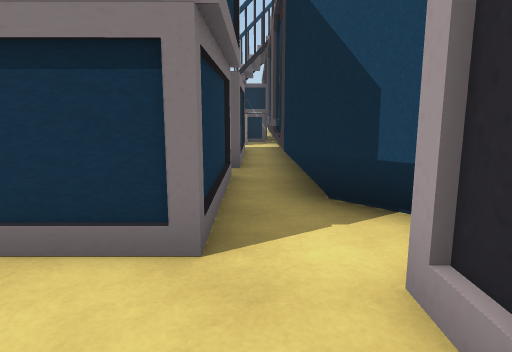
View 1 (above)

24 first-person views from a walk through a 3-D level made in the Unity game engine. The camera is 1.2 m above the floor, tilts 10° down and sees 70° across. Doors are open. The floor is counted in squares, 1 m on a side. Each view is taken from the middle of a square. On the plan, view 1 faces up. The plan holds only what a view shows up to about 15 squares ahead; the rest is blank. The place goes on beyond the plan. The player is left out.

View 2
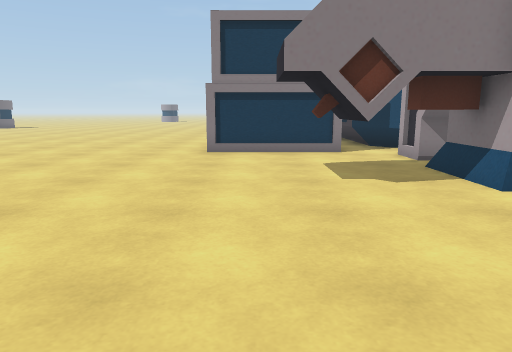

View 3
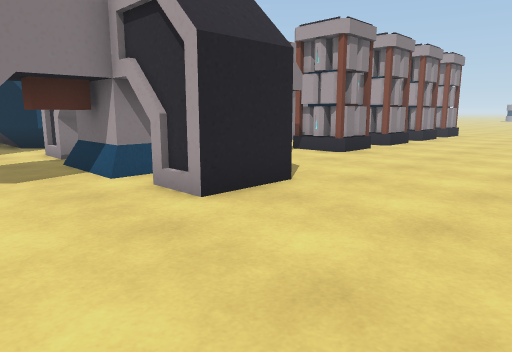

View 4
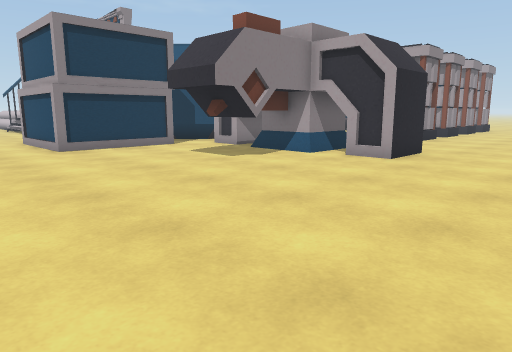

View 5
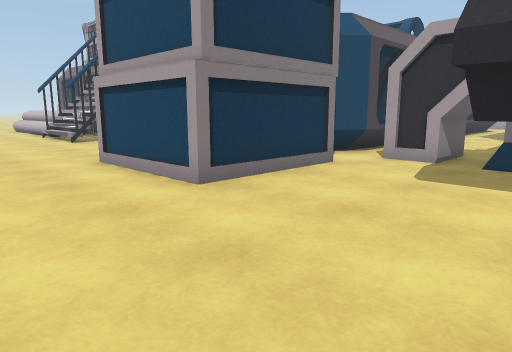

View 6
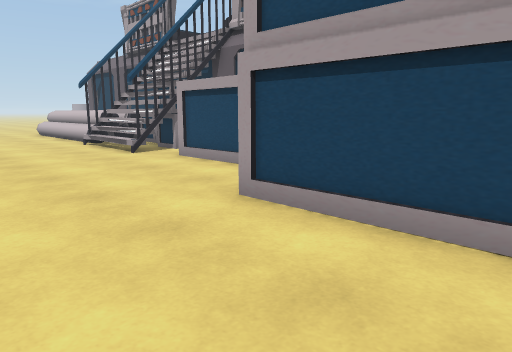

View 7
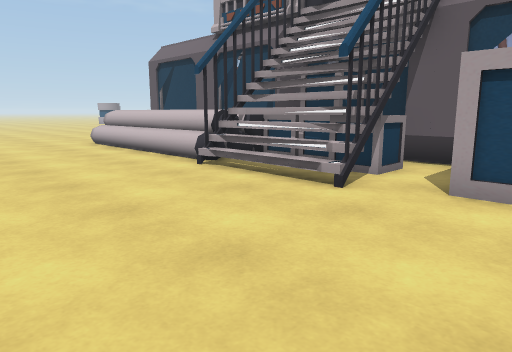

View 8
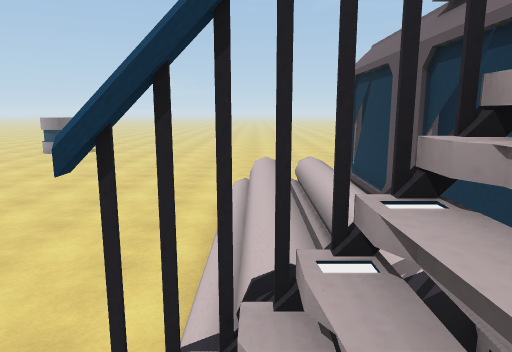

View 9
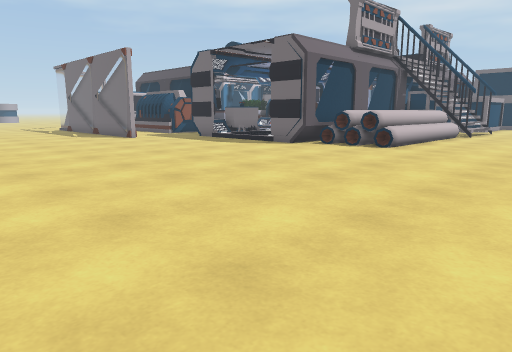

View 10
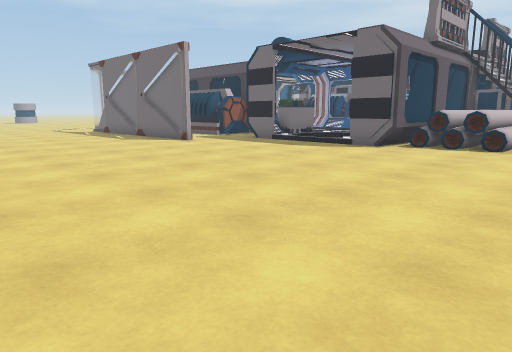

View 11
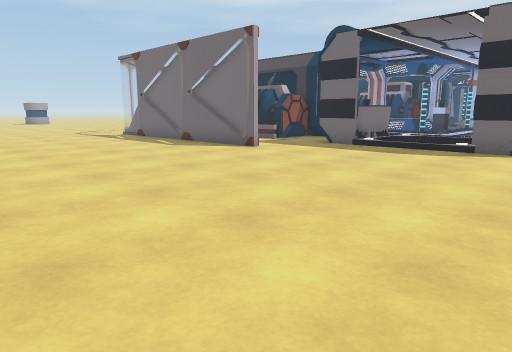

View 12
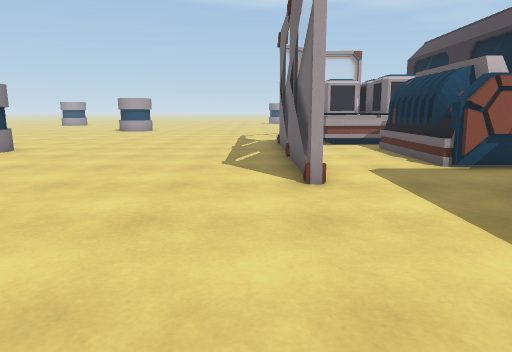

View 13
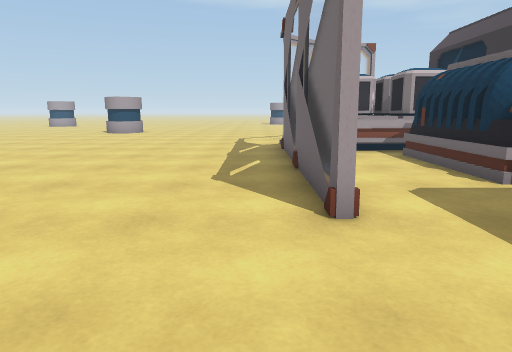

View 14
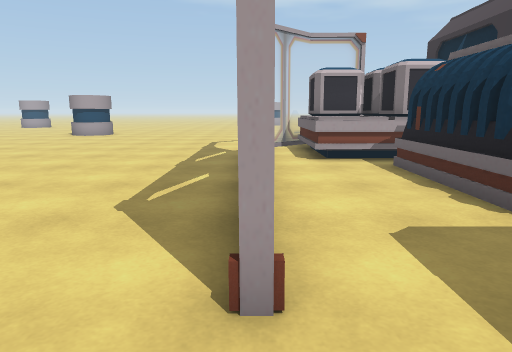

View 15
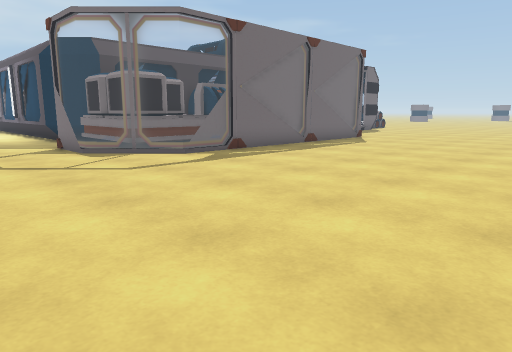

View 16
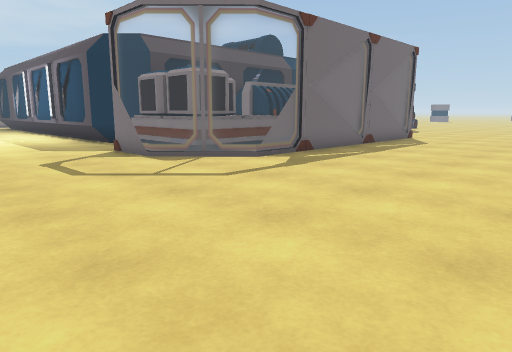

View 17
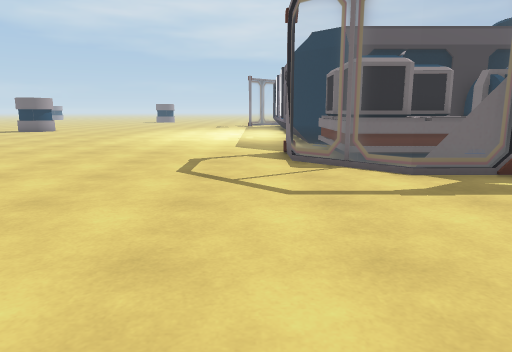

View 18
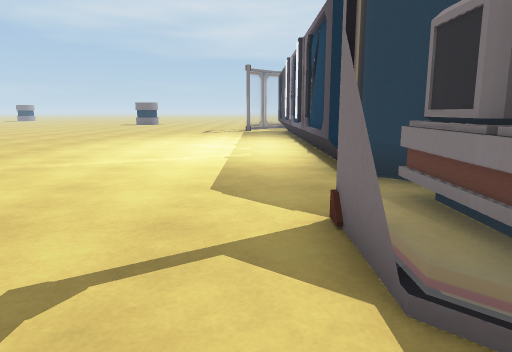

View 19
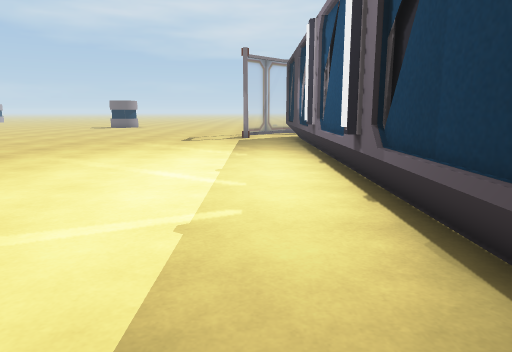

View 20
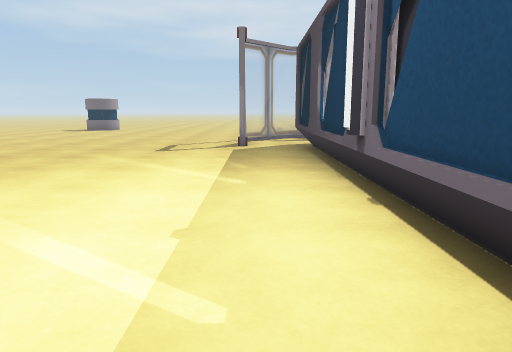

View 21
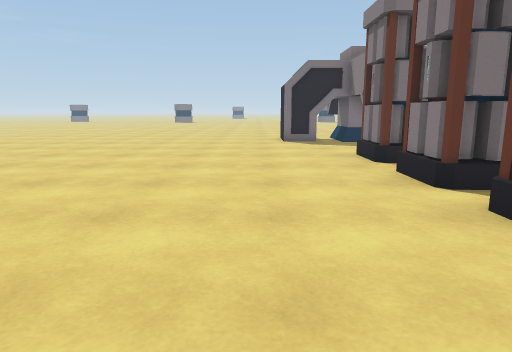

View 22
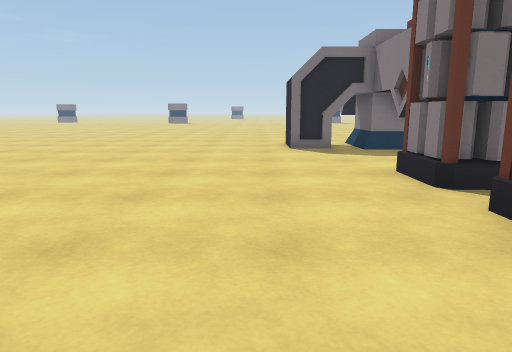

View 23
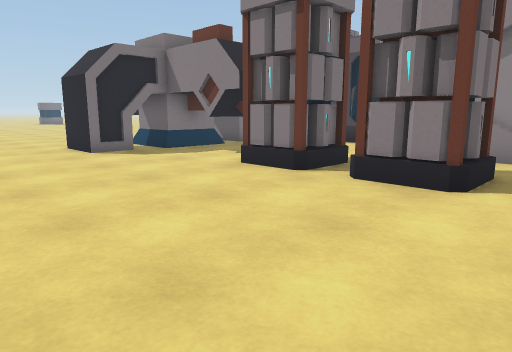

View 24
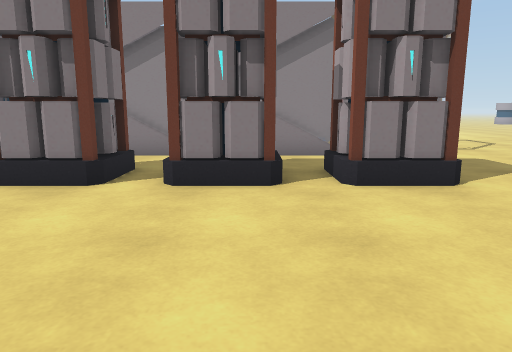

### Floor plan
Key: @ floor where view 1 was taken; # wall or solid block; . main floor; : floor 0.25 m higher than the main floor; / step, stairs or slope; D open door; = window, fence, low wall or low ledge; v drop or lower ground; T thing the floor can be seen under or through; B battery; C container; O other object.
Columns run from 8 left of view 1 to 25 right of it. Each row starts with its distance up from view 1.
 37    . ... ..         OOO........ .
 36 . ..............    ............
 35  .................................
 34 .................................
 33 ..................................
 32  .................................
 31  ................................
 30 ..................................
 29 ..................................
 28 ................========#==.......
 27 ...........................=......
 26 .......................CCCCC=.....
 25 ........##DDDDD#..OOOOOCCC C=.....
 24 ......OOO/ :::   .OOOOOCCCCC=.....
 23 ......OOO/ :::    O   O C CC......
 22  .....OOOO :::          :/##......
 21  .....OOO#                 #......
 20   ....OOOO                 =......
 19   ....OOO/                  ......
 18  .....OOO/                 =......
 17  ..../#v##                 #......
 16  ....////                  =......
 15  ....////                   ......
 14  ....////                  =......
 13 ...../#O##                 #......
 12 ......O =                  =......
 11  .....O #                  =......
 10 ......O #/                  ......
  9  .....O ##                 #......
  8  ..... O##                  ......
  7 ....O  O.=                  ......
  6 ....O  O.                  =......
  5 ....O  O.#                 #.=....
  4 ....O  O.##                 .=....
  3 ....OOOO...                 .=....
  2 .........T    ...            ...
  1 .........TTT.....  ===  ==   ..
  0 ...... T@T T.       ..  ..  ..
 -1 ......TTTT #### BB  B.  .B ...
 -2 ......TT.###.##.BB.BB.BB.B ..
 -3  ........###....BB.BB.BB.BB.
 -4  ........###................
 -5  ........###...............
 -6 ...........................
 -7 ..........................
 -8  ........................
 -9 . ..  . ................

Positions as (right, up) in squares from view 1, and headings:
1: (0, 0), facing up
2: (-3, -8), facing up
3: (-2, -9), facing up-right
4: (-8, -9), facing up-right
5: (-8, -2), facing up-right
6: (-8, 3), facing up-right
7: (-8, 10), facing up-right
8: (-2, 15), facing up
9: (-8, 36), facing down-right
10: (-5, 37), facing down-right
11: (-1, 37), facing down-right
12: (2, 29), facing right
13: (4, 29), facing right
14: (6, 28), facing right
15: (24, 37), facing down-left
16: (25, 35), facing down-left
17: (21, 35), facing down
18: (21, 28), facing down
19: (21, 22), facing down
20: (21, 18), facing down
21: (18, -6), facing left
22: (15, -6), facing left
23: (14, -9), facing up-left
24: (15, -9), facing up
